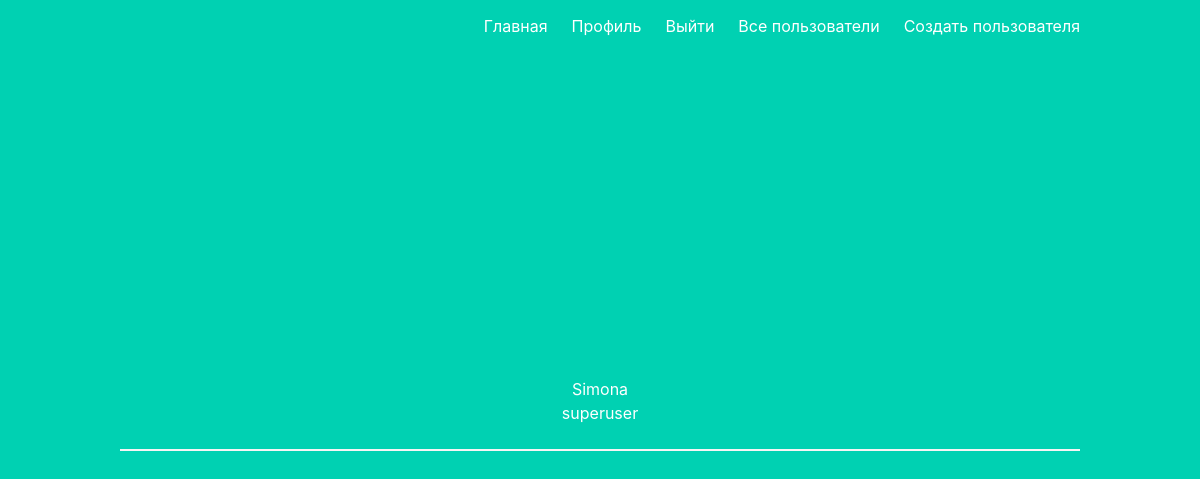
/all_users (signed in), run on an earlier commit of the app's database.
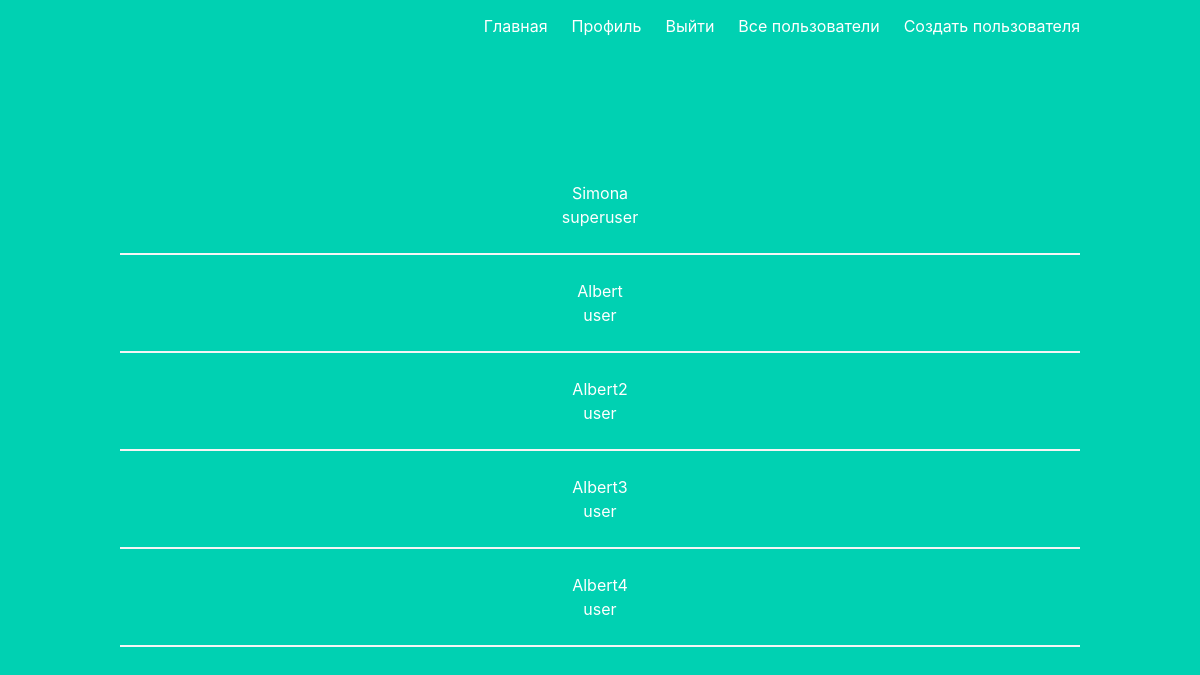
And on a later commit of the database.
### models.py (models this page shows, shortened)
class User(db.Model, UserMixin):
    id = db.Column(db.Integer, primary_key=True)
    email = db.Column(db.String(255), unique=True)
    name = db.Column(db.String(80))
    password = db.Column(db.String(100))
    roles = db.Column(db.String(100), default='user')

### auth.py (the view)
@auth.route('/all_users')
@login_required
def all_users():
    if current_user.roles == 'superuser':
        users = db.session.query(User).all()
        return render_template('users.html', users=users)
    else:
        return redirect(url_for('main.profile'))

### __init__.py (called while the page is built)
def create_app():
    app = Flask(__name__)
    app.config['SECRET_KEY'] = 'secret-key-goes-here'
    app.config['SQLALCHEMY_DATABASE_URI'] = 'sqlite:///db.sqlite'
    db.init_app(app)
    login_manager = LoginManager()
    login_manager.login_view = 'auth.login'
    login_manager.init_app(app)
    from .models import User
    @login_manager.user_loader
    def load_user(user_id):
        return User.query.get(int(user_id))
    from .auth import auth as auth_blueprint
    app.register_blueprint(auth_blueprint)
    from .main import main as main_blueprint
    app.register_blueprint(main_blueprint)
    return app

### templates/users.html
{% extends "base.html" %}
{% block content %}
{% for user in users %}
    <a href="{{ url_for('auth.one_user', user_id=user['id']) }}">
        <h1>{{ user['name'] }}</h1>
    </a>
    <span class="badge badge-primary">{{ user['roles'] }}</span>
    <hr>
{% endfor %}
{% endblock %}

### templates/base.html (shortened to what this page needs)
<!DOCTYPE html>
<html>
<head>
    <link rel="stylesheet" href="https://cdnjs.cloudflare.com/ajax/libs/bulma/0.7.2/css/bulma.min.css" />
</head>
<body>
    <section class="hero is-primary is-fullheight">
        <div class="hero-head">
            <nav class="navbar">
                <div class="container">
                    <div id="navbarMenuHeroA" class="navbar-menu">
                        <div class="navbar-end">
                            <a href="{{ url_for('main.index') }}" class="navbar-item">
                                Главная
                            </a>
                            {% if current_user.is_authenticated %}
                            <a href="{{ url_for('main.profile') }}" class="navbar-item">
                                Профиль
                            </a>
                            {% endif %}
                            {% if current_user.is_authenticated %}
                            <a href="{{ url_for('auth.logout') }}" class="navbar-item">
                                Выйти
                            </a>
                            {% endif %}
                            {% if current_user.is_authenticated %}
                            <a href="{{ url_for('auth.all_users') }}" class="navbar-item">
                                Все пользователи
                            </a>
                            {% endif %}
                            {% if current_user.is_authenticated %}
                            <a href="{{ url_for('auth.create') }}" class="navbar-item">
                                Создать пользователя
                            </a>
                            {% endif %}
                        </div>
                    </div>
                </div>
            </nav>
        </div>
        <div class="hero-body">
            <div class="container has-text-centered">
               {% block content %}
               {% endblock %}
            </div>
        </div>
    </section>
</body>
</html>

What changed in the data, as far as the page shows it:
added User: name "Albert", roles "user"
added User: name "Albert2", roles "user"
added User: name "Albert3", roles "user"
added User: name "Albert4", roles "user"
